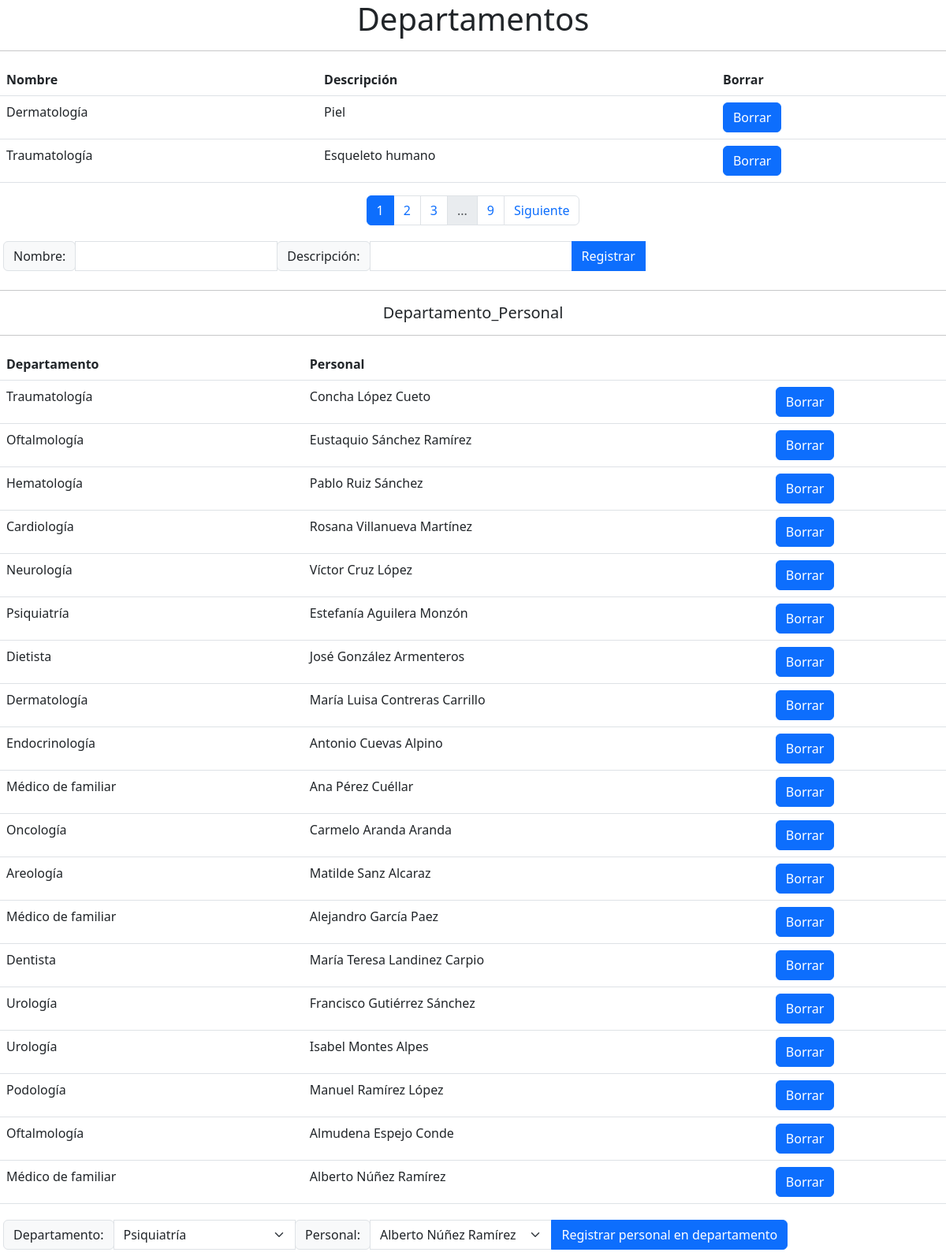
/vista/Administrador/departamento.php, run on the app's committed database.
### tables this page shows
CREATE TABLE `departamento` (
  `idDepartamento` int(11) NOT NULL,
  `Nombre` varchar(150) NOT NULL,
  `Descripcion` varchar(10000) NOT NULL
);

CREATE TABLE `departamento_personal` (
  `idDepartamento` int(11) NOT NULL,
  `idPersonal` int(11) NOT NULL
);

CREATE TABLE `personal` (
  `idPersonal` int(11) NOT NULL,
  `Nombre` varchar(150) NOT NULL,
  `Apellido` varchar(150) NOT NULL,
  `Telefono` varchar(45) NOT NULL,
  `dni` varchar(9) DEFAULT NULL
);

### modelo/crud.php (called while the page is built, shortened)
<?php
function crud_get_all($tabla) {
    try {
        $dsn = 'mysql:host=localhost;dbname=hospital';
        $username = 'root';
        $password = '';
        $pdo = new PDO($dsn, $username, $password);
        $sql = "SELECT * FROM $tabla";
        $stmt = $pdo->prepare($sql);
        $stmt->execute();
        return $stmt->fetchAll(PDO::FETCH_ASSOC);
    } catch (PDOException $e) {
        echo "Error: " . $e->getMessage();
    }
}
function crud_select($tabla, $campo, $condicion) {
    try {
        $dsn = 'mysql:host=localhost;dbname=hospital';
        $username = 'root';
        $password = '';
        $pdo = new PDO($dsn, $username, $password);
        $sql = "SELECT * FROM $tabla WHERE $campo = '$condicion'";
        $stmt = $pdo->prepare($sql);
        $stmt->execute();
        return $stmt->fetchAll(PDO::FETCH_ASSOC);
    } catch (PDOException $e) {
        echo "Error: " . $e->getMessage();
    }
}
?>

### vista/Administrador/departamento.php (the view, shortened to what this page needs)
<!DOCTYPE html>
<html lang="en">
<?php require_once '../paginacion.php'; ?>
<head>
    <link href="https://cdn.jsdelivr.net/npm/bootstrap@5.3.0-alpha3/dist/css/bootstrap.min.css" rel="stylesheet"
>
    <link rel="stylesheet" type="text/css" href="../css/usu_admin.css">
</head>
<body>
    <h1 Style="text-align: center;">Departamentos</h1>
    <hr>
    <?php
require_once('../../modelo/crud.php');
$departamentos=crud_get_all('Departamento');
$total = count($departamentos);
$pagina = isset($_GET['page']) ? $_GET['page'] : 1;
$porPagina = 2;
$paginasTotales = ceil($total / $porPagina);
$inicio = ($pagina - 1) * $porPagina;
echo '<table class="table table-hover">';
    echo '<tr>
        <th scope="col">Nombre</th>
        <th scope="col">Descripción</th>
        <th scope="col">Borrar</th>
    </tr>';
    $usar_pagina = array_slice($departamentos, $inicio, $porPagina);
foreach ($usar_pagina as $departamento) {
        echo '<tr onclick="seleccionar(' . $departamento['idDepartamento'] . ');">
            <td scope="row">' . $departamento['Nombre'] . '</td>
            <td scope="row">' . $departamento['Descripcion'] . '</td>
            <td>' . ' <form action="" method="POST"><input type="hidden" name="idDepartamento" value="' . $departamento['idDepartamento'] . '">
            <button onclick="if(!confirm(\'¿Estás seguro de borrar el registro?\')) event.preventDefault();" class="btn btn-primary" type="submit" name="borrar" value="Borrar">Borrar</button>
          </form>' . "</td>
            </tr>";
        }
        echo "</table>";
?>
    <nav class="paginacion" aria-label="Paginacion">
        <?php echo paginacion($paginasTotales, $pagina, '?'); ?>
    </nav>
    <div id='panel-modificar' class='d-flex'>
        <form method="post" class="">
            <div class="input-group mb-1 d-inline-flex p-1 bd-highlight">
                <div class="input-group-prepend">
                    <span class="input-group-text" id="basic-addon3">Nombre: </span>
                </div>
                <input required type="text" class="form-control" id="nombre" name="nombre"
                    aria-describedby="basic-addon3">
                <div class="input-group-prepend">
                    <span class="input-group-text" id="basic-addon3">Descripción: </span>
                </div>
                <input required type="text" class="form-control" id="descripcion" name="descripcion"
                    aria-describedby="basic-addon3">
                <button class="btn btn-primary" type="submit" id="registrar" name="registrar"
                    value="Enviar">Registrar</button>
            </div>
        </form>
    </div>
    <hr>
    <h5 Style="text-align: center;">Departamento_Personal</h5>
    <hr>
    <?php
    $departamento_personales=crud_get_all('Departamento_Personal');
echo '<table class="table table-hover">';
    echo '<tr>
        <th scope="col">Departamento</th>
        <th scope="col">Personal</th>
        <th scope="col"></th>
    </tr>';
    foreach ($departamento_personales as $departamento_personal) {
        $departamento = crud_select('departamento', 'idDepartamento', $departamento_personal['idDepartamento'] )[0];
        $personal = crud_select('personal', 'idPersonal', $departamento_personal['idPersonal'] )[0];
        echo '<tr>
            <td scope="row">' . $departamento['Nombre'] . '</td>
            <td scope="row">' . $personal['Nombre'] . " " .$personal['Apellido'] . '</td>
            <td>' . ' <form action="" method="POST"><input type="hidden" name="idDepartamento" value="' . $departamento_personal['idDepartamento'] . '">
            <input type="hidden" name="idDepartamentoPersonal" value="' . $departamento_personal['idPersonal'] . '">
            <button onclick="confirm(\'¿Estas seguro de borrar el registro?\');" class="btn btn-primary" type="submit" name="borrarPersonal" value="Borrar">Borrar</button>
            </form>' . "</td>
            </tr>";
        }
        echo "</table>";
?>
    <div id='panel-departamento_empleado' class='d-flex'>
        <form method="post" class="">
            <div class="input-group mb-1 d-inline-flex p-1 bd-highlight">
                <?php
                echo '<div class="input-group-prepend">
                    <span class="input-group-text" id="basic-addon3">Departamento: </span></div>';
                $departamentos=crud_get_all('departamento');
                echo '<select id="idDepartamentoPersonal_Departamento" name="idDepartamentoPersonal_Departamento" class="form-select">';
                foreach ($departamentos as $departamento) {
                    echo '<option selected value=' . $departamento['idDepartamento'] . '>' . $departamento['Nombre'] . '</option>';
                }
                echo '</select>';
                echo '<div class="input-group-prepend">
                    <span class="input-group-text" id="basic-addon3">Personal: </span></div>';
                $personales=crud_get_all('personal');
                echo '<select id="idDepartamentoPersonal_Personal" name="idDepartamentoPersonal_Personal" class="form-select">';
                foreach ($personales as $personal) {
                    echo '<option selected value=' . $personal['idPersonal'] . '>' . $personal['Nombre'] . " " . $personal['Apellido'] .'</option>';
                }
                echo '</select>';
                ?>
                <button class="btn btn-primary" type="submit" id="registrarDepartamentoPersonal"
                    name="registrarDepartamentoPersonal" value="EnviarDepartamentoPersonal">Registrar personal en
                    departamento</button>
            </div>
        </form>
    </div>
</body>
</html>

### vista/css/usu_admin.css (style rules this page uses)
.paginacion { display: flex; justify-content: center; }

### data on the page
departamento: Nombre "Dermatología", Descripcion "Piel"
departamento: Nombre "Traumatología", Descripcion "Esqueleto humano"
departamento_personal: idDepartamento.Nombre "Traumatología", idPersonal.Nombre "Concha", idPersonal.Apellido "López Cueto"
departamento_personal: idDepartamento.Nombre "Oftalmología", idPersonal.Nombre "Eustaquio", idPersonal.Apellido "Sánchez Ramírez"
departamento_personal: idDepartamento.Nombre "Hematología", idPersonal.Nombre "Pablo", idPersonal.Apellido "Ruiz Sánchez"
departamento_personal: idDepartamento.Nombre "Cardiología", idPersonal.Nombre "Rosana", idPersonal.Apellido "Villanueva Martínez"
departamento_personal: idDepartamento.Nombre "Neurología", idPersonal.Nombre "Víctor", idPersonal.Apellido "Cruz López"
departamento_personal: idDepartamento.Nombre "Psiquiatría", idPersonal.Nombre "Estefanía", idPersonal.Apellido "Aguilera Monzón"
departamento_personal: idDepartamento.Nombre "Dietista", idPersonal.Nombre "José", idPersonal.Apellido "González Armenteros"
departamento_personal: idDepartamento.Nombre "Dermatología", idPersonal.Nombre "María Luisa", idPersonal.Apellido "Contreras Carrillo"
departamento_personal: idDepartamento.Nombre "Endocrinología", idPersonal.Nombre "Antonio", idPersonal.Apellido "Cuevas Alpino"
departamento_personal: idDepartamento.Nombre "Médico de familiar", idPersonal.Nombre "Ana", idPersonal.Apellido "Pérez Cuéllar"
departamento_personal: idDepartamento.Nombre "Oncología", idPersonal.Nombre "Carmelo", idPersonal.Apellido "Aranda Aranda"
departamento_personal: idDepartamento.Nombre "Areología", idPersonal.Nombre "Matilde", idPersonal.Apellido "Sanz Alcaraz"
departamento_personal: idDepartamento.Nombre "Médico de familiar", idPersonal.Nombre "Alejandro", idPersonal.Apellido "García Paez"
departamento_personal: idDepartamento.Nombre "Dentista", idPersonal.Nombre "María Teresa", idPersonal.Apellido "Landinez Carpio"
departamento_personal: idDepartamento.Nombre "Urología", idPersonal.Nombre "Francisco", idPersonal.Apellido "Gutiérrez Sánchez"
departamento_personal: idDepartamento.Nombre "Urología", idPersonal.Nombre "Isabel", idPersonal.Apellido "Montes Alpes"
departamento_personal: idDepartamento.Nombre "Podología", idPersonal.Nombre "Manuel", idPersonal.Apellido "Ramírez López"
departamento_personal: idDepartamento.Nombre "Oftalmología", idPersonal.Nombre "Almudena", idPersonal.Apellido "Espejo Conde"
departamento_personal: idDepartamento.Nombre "Médico de familiar", idPersonal.Nombre "Alberto", idPersonal.Apellido "Núñez Ramírez"

### other printed values
$paginasTotales "9"
form field idDepartamentoPersonal_Departamento "Psiquiatría"
form field idDepartamentoPersonal_Personal "Alberto Núñez Ramírez"
